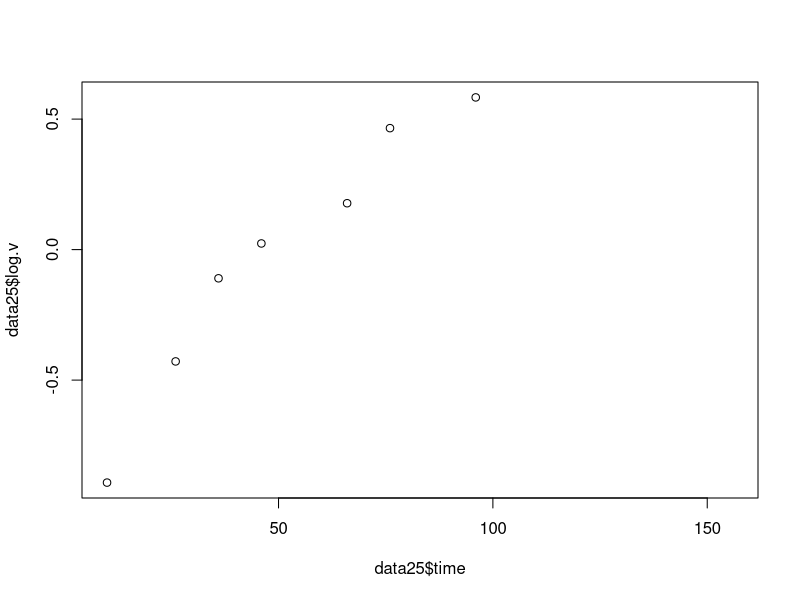
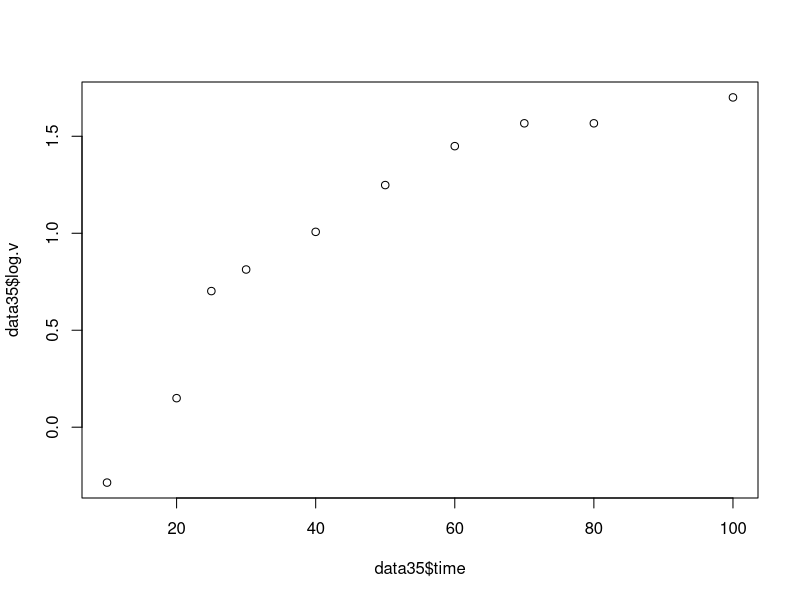
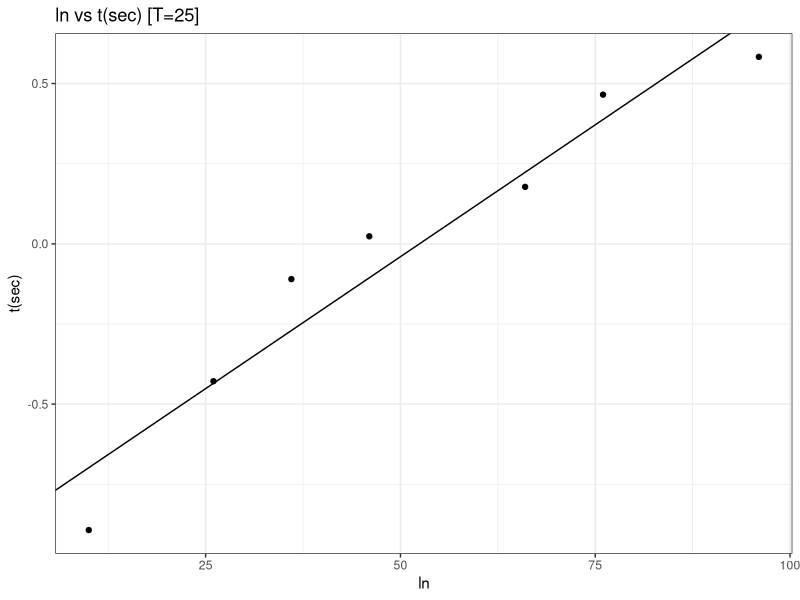
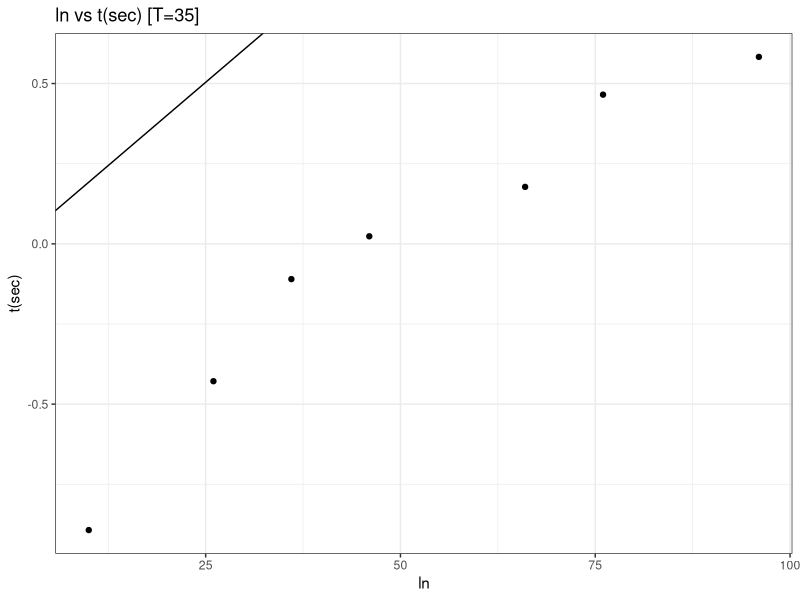

These figures' R source, in order:
#P_Chem Lab2 Exp2: Hydrolysis of Methyl Acetate
#Coded by Henry Lin

#T1 = 25 degree C, T2 = 35 degree

require(ggplot2)

setwd("PChemLab2")

#read data
data0 <- read.csv("data/pchem2_exp2.csv")
head(data0)
data25 <- data0[data0$temp == 25 & data0$time != 58,] #drop the point at time=58
data35 <- data0[data0$temp == 35,]

#calculate v0
v0 <- (10.6+9.8+10.4)/3

#k = ln[(v_inf - v_0)/(v_inf - v_t)] / t-t_0
#t_0 = 0 , v_0 = 10.26
#k = [ln(v_inf - v_0) - ln(v_inf - v_0)] / t
#[ln(v_inf - v_0) - ln(v_inf - v_0)] = kt
#k = slope

#make a new data frame for T1
v_inf <- data25[9,"naohV"]
log.v <- log (v_inf-v0) - log(v_inf - data25$naohV) 
data25 <- data.frame(data25, log.v)
plot(data25$time,data25$log.v) #just for checking if the trend is right
data25 <- data25[1:7,]

#calulate k1 using linear modeling
model <- lm(formula = log.v ~ time, data = data25)
k <- coefficients(model)["time"]
intc <- coefficients(model)["(Intercept)"]
k1 <- k

summary(model)

#plotting
png("exp2/t25.png", width = 1000, height = 1000)

ggplot(data = data25, aes(x=time, y=log.v))+
  geom_point()+
  geom_abline(slope = k, intercept = intc)+
  labs(title= "ln vs t(sec) [T=25]",
       x="ln",
       y="t(sec)")+
  theme_bw()

dev.off()

#make a new data frame for T2
v_inf <- data35[12,"naohV"]
data35 <- data35[1:10,]
log.v <- log (v_inf-v0) - log(v_inf - data35$naohV) 
data35 <- data.frame(data35, log.v)
plot(data35$time,data35$log.v)

#calulate k2 using linear modeling
model <- lm(formula = log.v ~ time, data = data35)
k <- coefficients(model)["time"]
intc <- coefficients(model)["(Intercept)"]
k2 <- k

summary(model)

#plotting
png("exp2/t35.png", width = 1000, height = 1000)

ggplot(data = data25, aes(x=time, y=log.v))+
  geom_point()+
  geom_abline(slope = k, intercept = intc)+
  labs(title= "ln vs t(sec) [T=35]",
       x="ln",
       y="t(sec)")+
  theme_bw()

dev.off()

#compute half-life
#t_1/2 = 0.693/k
hl1 <- 0.693/k1
hl2 <- 0.693/k2

#calculate Ea
#Ea = R*T1*T2/(T2-T1)*ln(k2/k1)
Ea <- 8.314*25*35/(35-25)*log(k2/k1)

#show the answers
print(paste0("k1 =",k1,"k2 = ",k2))
print(paste0("hl1 =",hl1,"hl2 = ",hl2))
print(paste0("Ea =",Ea))
